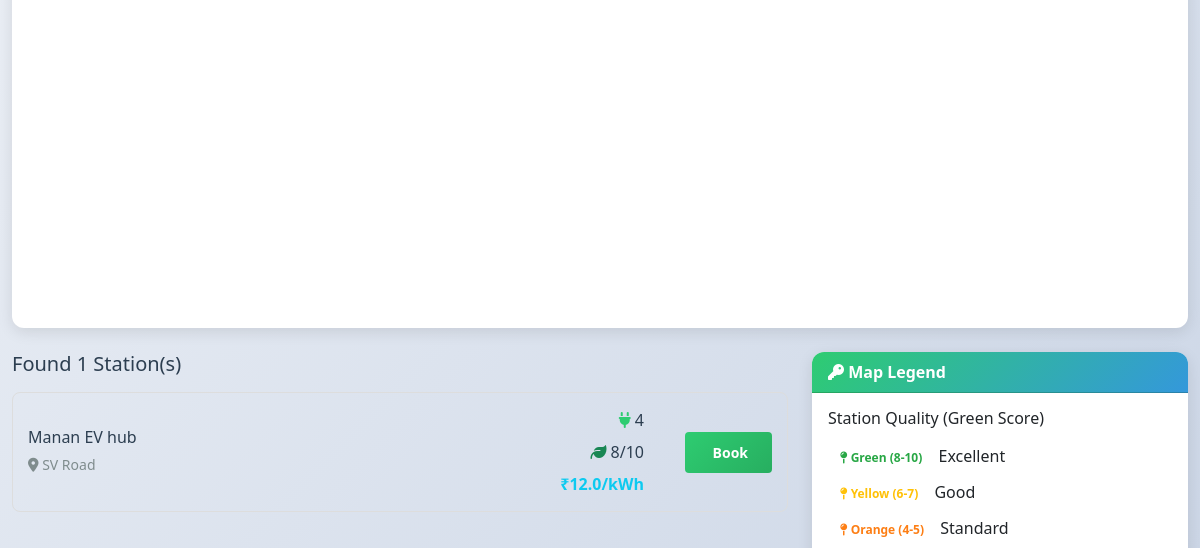
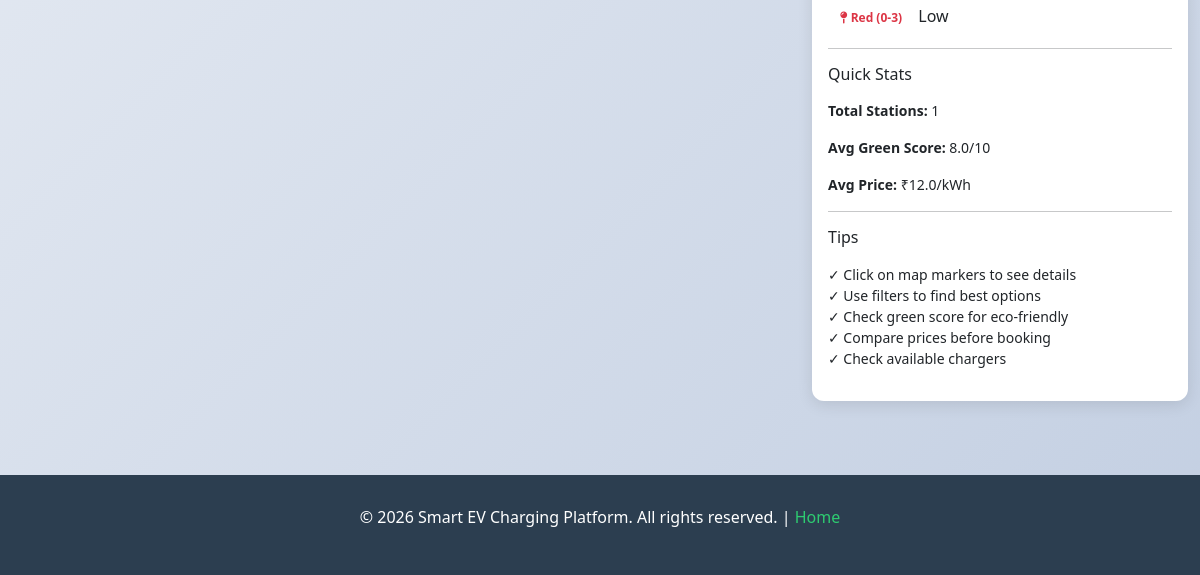
The app's page /user/map-search (signed in, lower part), older data (2 pictures, top to bottom).
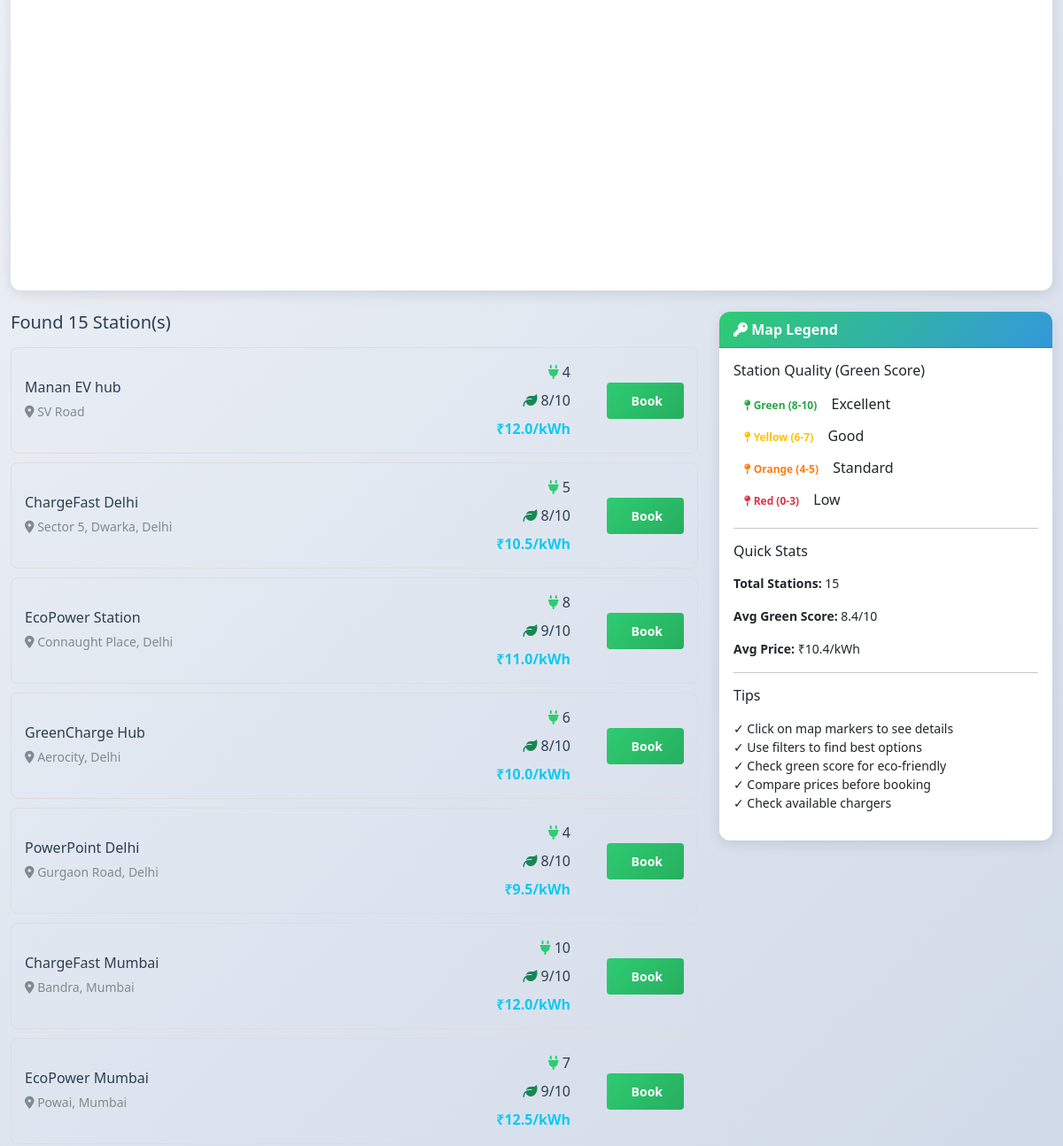
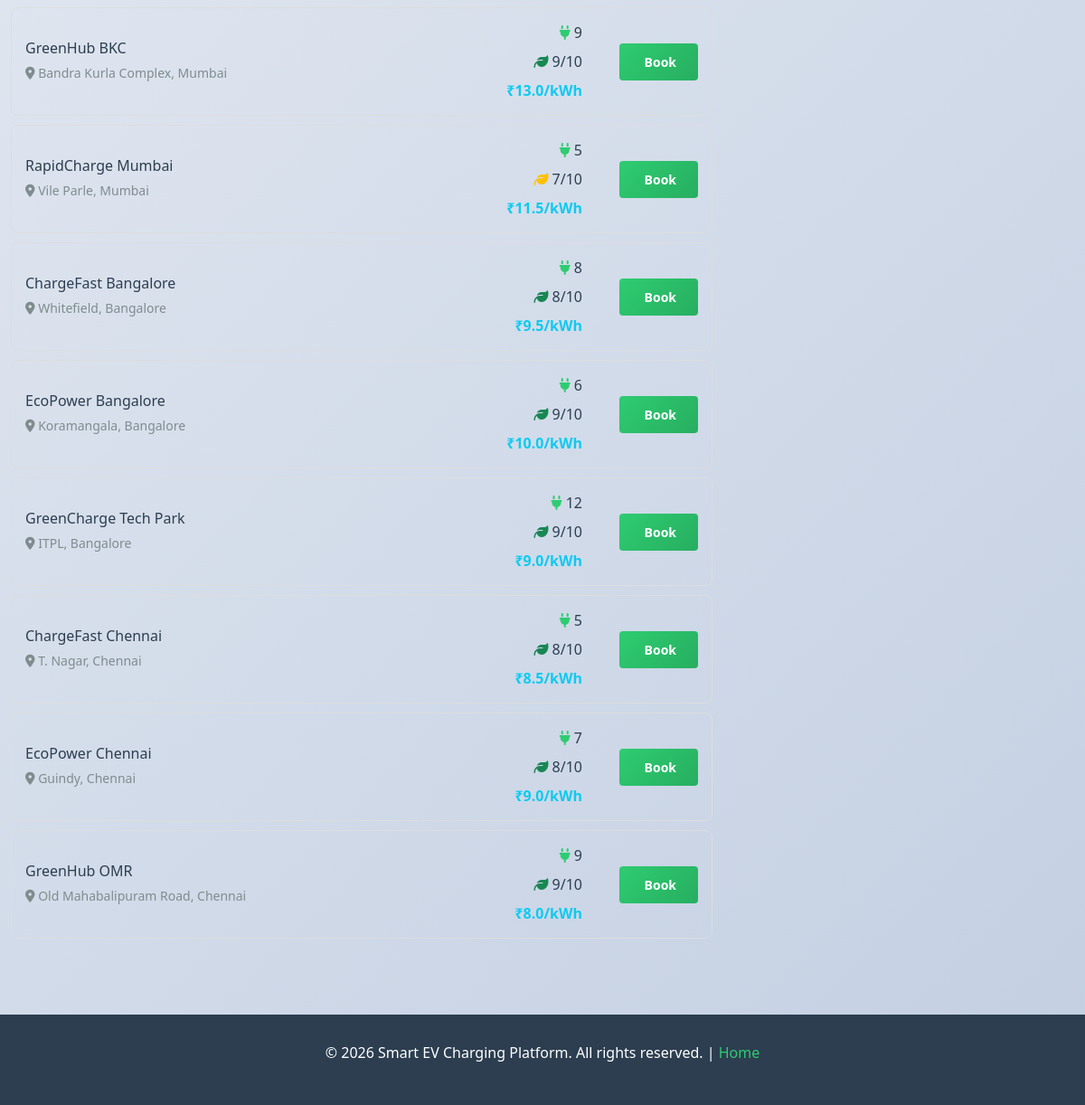
The same page, newer data (2 pictures, top to bottom).
### tables this page shows
CREATE TABLE stations (
    id INTEGER PRIMARY KEY AUTOINCREMENT,
    name TEXT,
    location TEXT,
    chargers INTEGER,
    price REAL,
    green_score INTEGER,
    owner_id INTEGER,
    approved INTEGER DEFAULT 0
);

### routes/station_routes.py (the view)
@station_bp.route("/user/map-search", methods=["GET", "POST"])
def map_search():
    if session.get("role") != "user":
        return redirect("/login")
    from ai.map_utils import get_all_stations_with_location, search_stations_by_location, get_map_config
    stations = []
    search_performed = False
    search_type = None
    if request.method == "POST":
        search_type = request.form.get("search_type", "all")
        search_performed = True
        if search_type == "all":
            stations = get_all_stations_with_location()
        elif search_type == "nearby":
            lat = float(request.form.get("latitude", 28.6139))
            lng = float(request.form.get("longitude", 77.2090))
            radius = float(request.form.get("radius", 10))
            stations = search_stations_by_location(lat, lng, radius)
        elif search_type == "filter":
            all_stations = get_all_stations_with_location()
            green_min = int(request.form.get("green_min", 0))
            price_max = float(request.form.get("price_max", 1000))
            chargers_min = int(request.form.get("chargers_min", 0))
            stations = [
                s for s in all_stations
                if s["green_score"] >= green_min
                and s["price"] <= price_max
                and s["chargers"] >= chargers_min
            ]
    else:
        stations = get_all_stations_with_location()
    map_config = get_map_config()
    return render_template("map_search.html",
                         stations=stations,
                         map_config=map_config,
                         search_performed=search_performed,
                         search_type=search_type)

### ai/map_utils.py (called while the page is built)
def get_marker_color(green_score):
    if green_score >= 8:
        return "green"  # Eco-friendly
    elif green_score >= 6:
        return "yellow"  # Moderate
    elif green_score >= 4:
        return "orange"  # Standard
    else:
        return "red"  # Low eco-score

def get_map_config():
    return {
        "api_key": GOOGLE_MAPS_API_KEY,
        "center": {"lat": 28.6139, "lng": 77.2090},  # Delhi center
        "zoom": 12,
        "default_radius": 10  # km
    }

### models/db.py (called while the page is built)
def get_db():
    return sqlite3.connect("database/ev.db")

### templates/map_search.html (shortened to what this page needs)
{% extends "base.html" %}
{% block content %}
<div class="card mb-4">
    <div class="card-body p-0">
        <div id="map"></div>
    </div>
</div>
<div class="row">
    <div class="col-md-8">
        <h5 class="mb-3">Found {{ stations|length }} Station(s)</h5>
        <div id="stationsList">
            {% if stations %}
                {% for station in stations %}
                <div class="station-list-item" onclick="highlightStation({{ station.id }})">
                    <div class="row align-items-center">
                        <div class="col">
                            <h6 class="mb-1">{{ station.name }}</h6>
                            <small class="text-muted">
                                <i class="fas fa-map-marker-alt"></i> {{ station.location }}
                            </small>
                        </div>
                        <div class="col-md-3 text-end">
                            <div class="mb-2">
                                <i class="fas fa-plug text-primary"></i> {{ station.chargers }}
                            </div>
                            <div class="mb-2">
                                <i class="fas fa-leaf text-{{ 'success' if station.green_score >= 8 else 'warning' }}"></i> {{ station.green_score }}/10
                            </div>
                            <div>
                                <strong class="text-info">₹{{ station.price }}/kWh</strong>
                            </div>
                        </div>
                        <div class="col-md-2 text-end">
                            <a href="/user/map-booking/{{ station.id }}" class="btn btn-sm btn-primary">
                                 Book
                            </a>
                        </div>
                    </div>
                </div>
                {% endfor %}
            {% else %}
            <div class="alert alert-info text-center">
                <i class="fas fa-info-circle"></i> No stations found. Try adjusting your search criteria.
            </div>
            {% endif %}
        </div>
    </div>
    <div class="col-md-4">
        <div class="card">
            <div class="card-header">
                <i class="fas fa-key"></i> Map Legend
            </div>
            <div class="card-body">
                <h6 class="mb-3">Station Quality (Green Score)</h6>
                <div class="mb-2">
                    <span class="badge marker-green"><i class="fas fa-map-pin"></i> Green (8-10)</span> Excellent
                </div>
                <div class="mb-2">
                    <span class="badge marker-yellow"><i class="fas fa-map-pin"></i> Yellow (6-7)</span> Good
                </div>
                <div class="mb-2">
                    <span class="badge marker-orange"><i class="fas fa-map-pin"></i> Orange (4-5)</span> Standard
                </div>
                <div class="mb-3">
                    <span class="badge marker-red"><i class="fas fa-map-pin"></i> Red (0-3)</span> Low
                </div>
                <hr>
                <h6 class="mb-3">Quick Stats</h6>
                <div class="small">
                    <p><strong>Total Stations:</strong> {{ stations|length }}</p>
                    {% if stations %}
                    <p><strong>Avg Green Score:</strong> {{ (stations|map(attribute='green_score')|list|sum / stations|length)|round(1) }}/10</p>
                    <p><strong>Avg Price:</strong> ₹{{ (stations|map(attribute='price')|list|sum / stations|length)|round(2) }}/kWh</p>
                    {% endif %}
                </div>
                <hr>
                <h6 class="mb-3">Tips</h6>
                <ul class="small list-unstyled">
                    <li>✓ Click on map markers to see details</li>
                    <li>✓ Use filters to find best options</li>
                    <li>✓ Check green score for eco-friendly</li>
                    <li>✓ Compare prices before booking</li>
                    <li>✓ Check available chargers</li>
                </ul>
            </div>
        </div>
    </div>
</div>
{% endblock %}

Row changes from the older to the newer data that the page shows:
added stations: name "ChargeFast Delhi", location "Sector 5, Dwarka, Delhi", chargers "5", green_score "8", price "10.5"
added stations: name "EcoPower Station", location "Connaught Place, Delhi", chargers "8", green_score "9", price "11.0"
added stations: name "GreenCharge Hub", location "Aerocity, Delhi", chargers "6", green_score "8", price "10.0"
added stations: name "PowerPoint Delhi", location "Gurgaon Road, Delhi", chargers "4", green_score "8", price "9.5"
added stations: name "ChargeFast Mumbai", location "Bandra, Mumbai", chargers "10", green_score "9", price "12.0"
added stations: name "EcoPower Mumbai", location "Powai, Mumbai", chargers "7", green_score "9", price "12.5"
added stations: name "GreenHub BKC", location "Bandra Kurla Complex, Mumbai", chargers "9", green_score "9", price "13.0"
added stations: name "RapidCharge Mumbai", location "Vile Parle, Mumbai", chargers "5", green_score "7", price "11.5"
added stations: name "ChargeFast Bangalore", location "Whitefield, Bangalore", chargers "8", green_score "8", price "9.5"
added stations: name "EcoPower Bangalore", location "Koramangala, Bangalore", chargers "6", green_score "9", price "10.0"
added stations: name "GreenCharge Tech Park", location "ITPL, Bangalore", chargers "12", green_score "9", price "9.0"
added stations: name "ChargeFast Chennai", location "T. Nagar, Chennai", chargers "5", green_score "8", price "8.5"
added stations: name "EcoPower Chennai", location "Guindy, Chennai", chargers "7", green_score "8", price "9.0"
added stations: name "GreenHub OMR", location "Old Mahabalipuram Road, Chennai", chargers "9", green_score "9", price "8.0"
Text that changed along with them:
{{ stations|length }}: "1" → "15"
{{ (stations|map(attribute='price')|list|sum / stations|length)|round(2) }}: "12.0" → "10.4"
text no longer shown: "8.0"
text now shown: "8.4"
